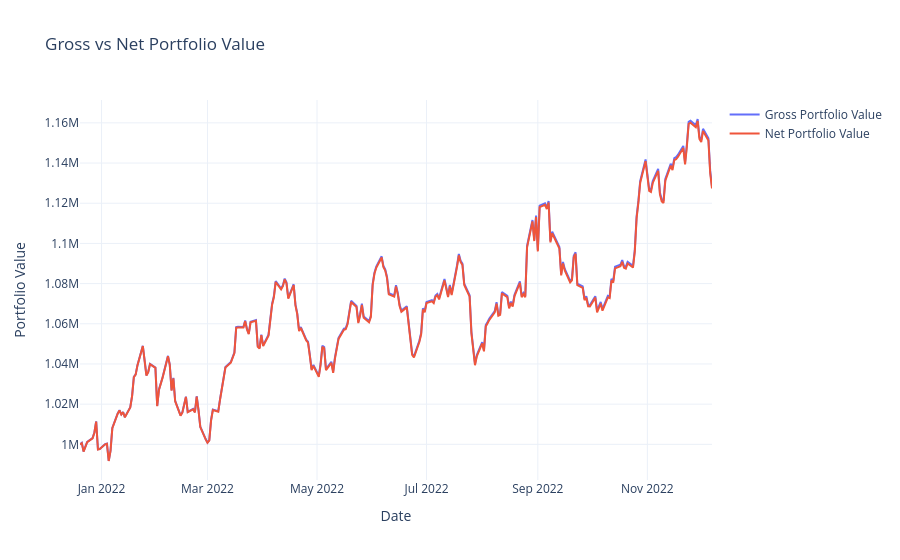

Notebook code cell kept with this figure:
### Markdown cell above
## 6. Compare Final Values

### Code cell
plot_cost_adjusted_comparison(
    calendar_hrp['gross_portfolio_values'],
    calendar_hrp['portfolio_values'],
).show()

pd.DataFrame(
    {
        'Calendar HRP': calendar_hrp['performance_metrics'],
        'Threshold HRP': threshold_hrp['performance_metrics'],
    }
)

### Figure 1 — Plotly figure (JSON) as saved in the notebook; plotly's stock layout.template omitted (floating-point values rounded to 4 significant figures; data arrays with more than 128 entries replaced by an {"elided": "..."} marker saying what was removed)
{"data": [{"mode": "lines", "name": "Gross Portfolio Value", "type": "scatter", "x": {"elided": "253 str values"}, "y": {"elided": "253 float values"}}, {"mode": "lines", "name": "Net Portfolio Value", "type": "scatter", "x": {"elided": "253 str values"}, "y": {"elided": "253 float values"}}], "layout": {"hovermode": "x unified", "title": {"text": "Gross vs Net Portfolio Value"}, "xaxis": {"title": {"text": "Date"}}, "yaxis": {"title": {"text": "Portfolio Value"}}}}
